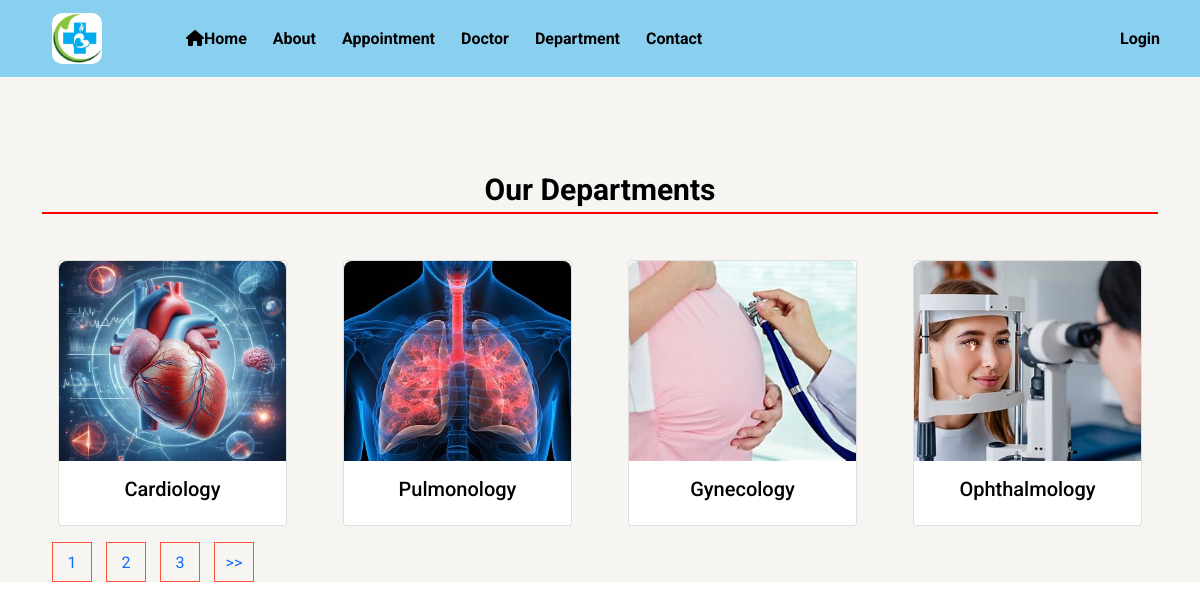
Screenshot of /department with the database file from the repository.
### Hospital_mngmnt/models.py (models this page shows, shortened)
class Department(models.Model):
    name = models.CharField(max_length=25)
    image = models.ImageField(upload_to='media', blank=True, default='')

### Hospital_mngmnt/views.py (the view)
# urls.py: path('department', views.department, name='department'),
def department(request):
    page = 1
    if request.GET:
        page = request.GET.get('page', 1)
    department_list = Department.objects.all()
    department_paginator = Paginator(department_list, 4)
    department_list = department_paginator.get_page(page)
    return render(request, 'department.html', {'department': department_list})

### templates/department.html (shortened to what this page needs)
{% extends 'index.html' %}
{% load static %}
{% block content %}
<section id="department" class="department">
  <div class="container">
  <div class="heading4">Our Departments</div>
</div>
  <div class="container" id="container3">
    <div class="row">
        {% for dept in department %}
      <div class="col-md-3 py-3 py-md-0">
        <div class="card">
          <img src="{{dept.image.url}}" alt="">
          <div class="card-body">
            <h3>{{dept.name}}</h3>
          </div>
        </div>
      </div>
        {% endfor %}
    </div>
    <div class="page-btn">
            {% for i in department.paginator.page_range %}
            <a href="?page={{i}}"><span>{{i}}</span></a>
            {% endfor %}
            {% if department.has_next %}
            <a href="?page={{department.next_page_number}}"><span>>></span></a>
            {% endif %}
        </div>
  </div>
</section>
{% endblock %}

### templates/index.html (shortened to what this page needs)
{% load static %}
<!DOCTYPE html>
<html lang="en">
<head>
    <link rel="stylesheet" href="{% static '/css/style.css' %}">
    <link rel="stylesheet" href="https://cdnjs.cloudflare.com/ajax/libs/font-awesome/6.2.0/css/all.min.css">
    <link rel="stylesheet" href="https://cdnjs.cloudflare.com/ajax/libs/font-awesome/6.0.0-beta3/css/all.min.css">
    <link href="https://cdn.jsdelivr.net/npm/bootstrap@5.0.2/dist/css/bootstrap.min.css" rel="stylesheet">
</head>
<body>
{% include 'navbar.html' %}
{% block content %}
{% endblock %}
</body>
</html>

### templates/navbar.html (shortened to what this page needs)
 {% load static %}
  <nav class="navbar navbar-expand-lg" id="navbar">
    <div class="container-fluid">
      <a class="navbar-brand" href="#" id="logo"><img src="{% static 'images/hsptllogonew.png' %}" alt=""></a>
      <div class="collapse navbar-collapse" id="navbarSupportedContent">
        <ul class="navbar-nav me-auto mb-2 mb-lg-0">
          <li class="nav-item">
            <a class="nav-link active" aria-current="page" href="{% url 'home' %}"><i class="fas fa-home"></i>Home</a>
          </li>
          <li class="nav-item">
            <a class="nav-link" href="#about">About</a>
          </li>
          <li class="nav-item">
            <a class="nav-link" href="{% url 'appointment' %}">Appointment</a>
          </li>
          <li class="nav-item">
            <a class="nav-link" href="{% url 'doctor' %}">Doctor</a>
          </li>
          <li class="nav-item">
            <a class="nav-link" href="{% url 'department' %}">Department</a>
          </li>
          <li class="nav-item">
            <a class="nav-link" href="{% url 'contact' %}"> Contact</a>
          </li>
        </ul>
     <ul class="navbar-nav ml-auto">
                {% if request.session.patient_id %}
                    <li class="nav-item dropdown">
                        <a class="nav-link dropdown-toggle" href="#" id="navbarDropdown" role="button" data-bs-toggle="dropdown" aria-expanded="false">
                            <i class="fas fa-user-circle"></i>
                            {{ request.session.patient_name }}
                        </a>
                        <ul class="dropdown-menu dropdown-menu-end" aria-labelledby="navbarDropdown">
                            <li><a class="dropdown-item" href="{% url 'patient_dashboard' %}">My Info</a></li>
                            <li><a class="dropdown-item" href="{% url 'logout' %}">Logout</a></li>
                        </ul>
                    </li>
                {% else %}
                    <li class="nav-item">
                        <a class="nav-link" href="{% url 'login' %}">Login</a>
                    </li>
                {% endif %}
            </ul>
      </div>
    </div>
  </nav>

### static/css/style.css (style rules this page uses)
#navbar { background-color:#89CFF0; font-family: 'Roboto', sans-serif; }
#logo img { border-radius: 10px; width: 50px; margin-left: 40px; }
.navbar-nav { margin-left: 50px; }
.nav-item .nav-link { color: black; margin-left: 10px; font-weight: bold; transition: 0.5s; }
.department { width: 100%; background: #f7f5f2; font-family: 'Roboto', sans-serif; }
.heading4 { text-align: center; color:black; font-size: 30px; font-weight: bold; padding-top: 70px; border-bottom: 2px solid black; }
#container3 { margin-top: 30px; }
.department h3 { text-align: center; color: black; font-size: 20px; }
.card { margin: 16px; }
.card img { width: 100%; max-width: 100%; height: 200px; object-fit: cover; border-radius: 8px 8px 0 0; }
.heading4 { text-align: center; color:black; font-size: 30px; font-weight: bold; padding-top: 90px; border-bottom:2px solid red; }
.page-btn { margin: 0 auto 80px; }
.page-btn span { display: inline-block; border: 1px solid #ff523b; margin-left: 10px; width: 40px; height: 40px; text-align: center; line-height: 40px; cursor: pointer; }
.navbar-nav.ml-auto { margin-right: 20px; }

### rows the page displays
Department: image (picture), name "Cardiology"
Department: image (picture), name "Pulmonology"
Department: image (picture), name "Gynecology"
Department: image (picture), name "Ophthalmology"

### other values shown
{{ i }} "1" "2" "3"
